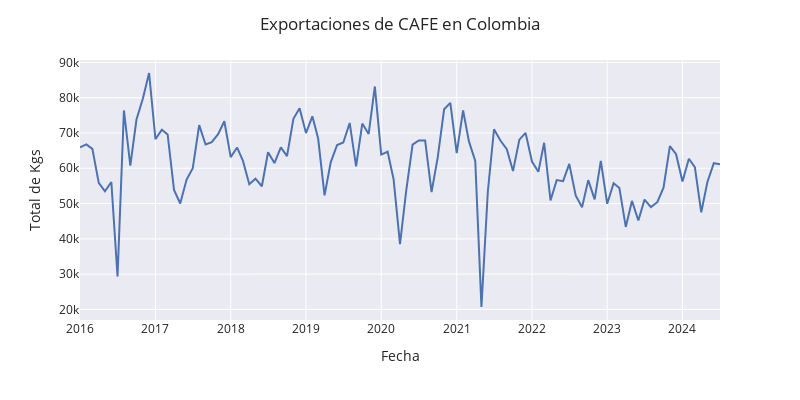

Notebook cell for this chart:
### Code cell
fig = px.line(s1_2016, x="fecha", y="total_kg")
fig.update_layout(xaxis_title="Fecha", yaxis_title="Total de Kgs", title="Exportaciones de CAFE en Colombia", width=800, height=400)
fig.show()
